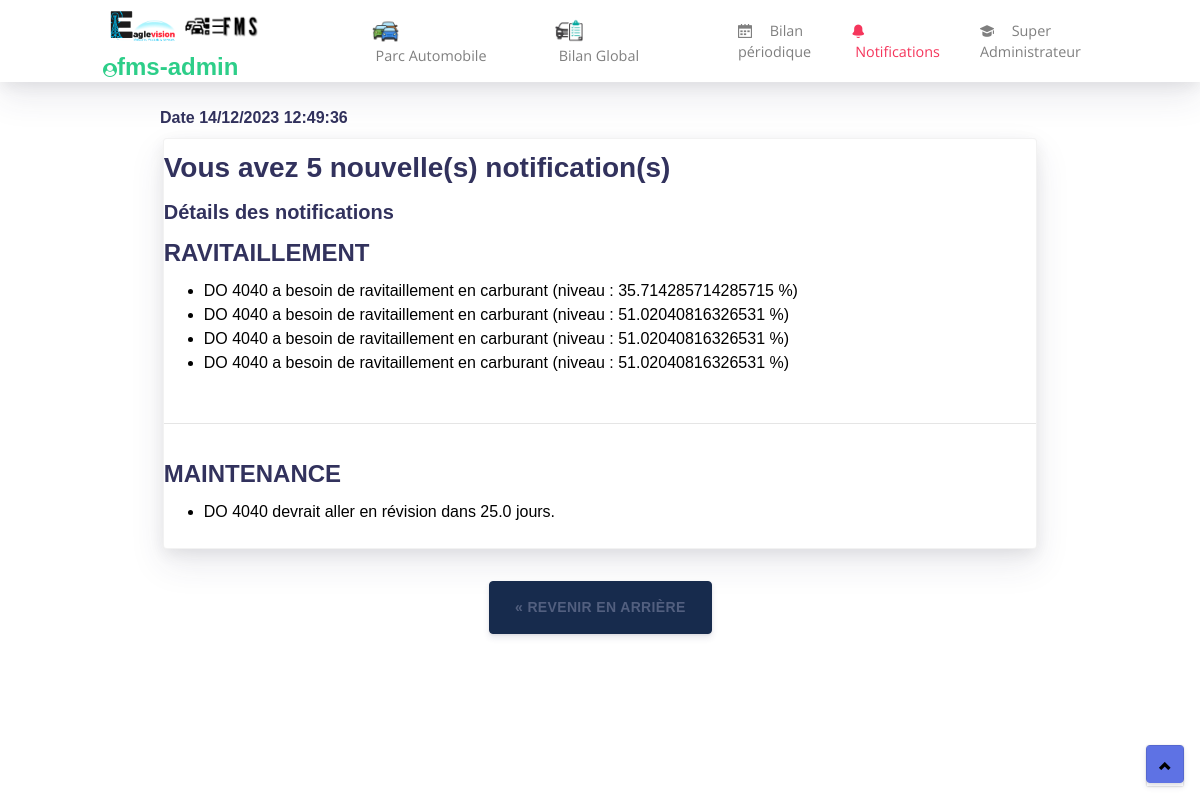
The app's page /notifications/ (signed in) with its own data.
### gestionnaire/models.py (models this page shows, shortened)
class Personne(models.Model):
    nom = models.CharField(max_length=25)
    prenom = models.CharField(max_length=50)
    contact = PhoneNumberField(region='TG')
    grade = models.ForeignKey('Grade', on_delete=models.CASCADE)
    utilisateur = models.OneToOneField(User, on_delete=models.CASCADE, null=True)
    date_creation_personne = models.DateField(default=timezone.now)
    def __str__(self):
        return f"{self.nom} {self.prenom}"

class Grade(models.Model):
    libelle_grade = models.CharField(max_length=50)

class RavitaillementCarburant(models.Model):
    date_rav = models.DateField(auto_now_add=True)
    quantite_rav = models.FloatField(default=0,null=True)
    cout_rav = models.FloatField()
    engin_rav = models.ForeignKey('Engin',on_delete=models.CASCADE)
    fournisseur_carburant = models.ForeignKey('Fournisseur', on_delete=models.CASCADE, null=True)
    carb_dispo = models.FloatField(null=True)
    plein = models.BooleanField(default=False,null=True,blank=True)
    Km_plein = models.FloatField(null=True,blank=True)
    conso = models.FloatField(null=True,blank=True)
    def niveau_carb(self):
        if self.carb_dispo and self.engin_rav.capa_reserv :
            return (float(self.carb_dispo)*100/float(self.engin_rav.capa_reserv))
        else :
            return 0
    def notification_message_ravitaillement(self):
        return f"{self.engin_rav.immatriculation} a besoin de ravitaillement en carburant (niveau : {self.niveau_carb()} %)"

class Engin(models.Model):
    immatriculation = models.CharField(max_length=13)
    couleur = models.CharField(max_length=10)
    modele_engin = models.ForeignKey('Modele',on_delete=models.CASCADE)
    type_engin = models.ForeignKey('TypeEngin',on_delete=models.CASCADE)
    info_engin = models.ForeignKey('InfoEngin', on_delete=models.CASCADE)
    etat_engin = models.ForeignKey('EtatEngin', on_delete=models.CASCADE, null=True)
    fournisseur_engin = models.ForeignKey('Fournisseur', on_delete=models.CASCADE, null=True)
    est_obsolete = models.BooleanField(default=False)
    date_creation = models.DateField(default=timezone.now)
    nja = models.IntegerField(default = 0, null = True)
    vik = models.FloatField(null=True)
    capa_reserv = models.FloatField(default=0, null=True)
    has_notification = models.BooleanField(default=False)

class MaintenanceEngin(models.Model):
    date_maint = models.DateField(auto_now_add=True)
    type_maint = models.ForeignKey('TypeMaintenance', on_delete=models.CASCADE, null=True)
    motif_maint = models.CharField(max_length=500, null=True)
    engin_maint = models.ForeignKey('Engin', on_delete=models.CASCADE)
    cout_maint = models.FloatField(default=0)
    fournisseur_maint = models.ForeignKey('Fournisseur', on_delete=models.CASCADE, null=True)
    Km_vid = models.FloatField(default=0)
    def reviz(self):
        if self.engin_maint.nja is not None:
            return 30 - float(self.engin_maint.nja)
        else:
            return None
    def vid(self):
        if self.type_maint.id == 4:
            if self.engin_maint.nja is not None:
                return 15 - float(self.engin_maint.nja)
            else:
                return None
        else:
            if self.engin_maint.info_engin is not None:
                consommation = float(self.engin_maint.info_engin.consommation)
                if consommation > 0:
                    distance_restante = float(self.engin_maint.info_engin.vidange) - float(self.Km_vid)
                    return distance_restante * consommation / 100
                else:
                    return None
            else:
                return None
    def notification_message_maintenance(self):
        if self.engin_maint.type_engin == 2:
            return f"{self.engin_maint.immatriculation} devrait avoir sa vidange dans {self.vid()} jours."
        else :
            f"{self.engin_maint.immatriculation} devrait avoir sa vidange dans {self.vid()} Km."
        return f"{self.engin_maint.immatriculation} devrait aller en révision dans {self.reviz()} jours."

class TypeMaintenance(models.Model):
    libelle_maint = models.CharField(max_length=30)

class InfoEngin(models.Model):
    info = models.CharField(max_length=30)
    consommation = models.FloatField()
    vidange = models.FloatField()
    revision = models.DurationField()

### administratif/views.py (the view)
# urls.py: path('notifications/', views.notifications, name='notifications'),
def notifications(request):
    personne_id = request.session.get('personne_id')
    if personne_id is not None:
        personne = Personne.objects.get(pk=personne_id)
        request.session['personne_id'] = personne.id
        grade=personne.grade
        grade_id=grade.id
        print(personne)
        print(grade_id)
        engins_avec_notifications = Engin.objects.filter(has_notification=True)
        msgs_notif_rav = RavitaillementCarburant.objects.filter(engin_rav__in=engins_avec_notifications)
        msgs_notif_maint = MaintenanceEngin.objects.filter(engin_maint__in=engins_avec_notifications)
        nb_engin_notif = msgs_notif_maint.count() + msgs_notif_rav.count()
        return render(request, 'notifications.html', {'engins_avec_notifications': engins_avec_notifications,
                                                    'nb_engin_notif':nb_engin_notif,
                                                    'grade_id':grade_id,
                                                    'grade':grade,
                                                    'personne':personne,
                                                    'msgs_notif_rav':msgs_notif_rav,
                                                    'msgs_notif_maint':msgs_notif_maint})
    else:
        return render(request, 'erreur404.html', {'message': 'Session invalide'})

### templates/notifications.html (shortened to what this page needs)
<!DOCTYPE html>
{% extends 'bases/base1.html' %}
{% block contenu %}
<br>
<div class="wrapper">
    <h6 class="justify-content-center pl-9 mb-2"> Date {% now 'd/m/Y H:i:s' %}</h6>
    <div class="row d-sm-flex justify-content-center mb-2">
        <div class="col-lg-100 col-l-9 mb-4 w-75 ">
            <div class="card border-left-info shadow h-100 py-2 mx-4">
                <h3>Vous avez {{nb_engin_notif}} nouvelle(s) notification(s)</h3>
                <div>
                    <h5>Détails des notifications</h5>
                </div>
                <h4>RAVITAILLEMENT</h4>
                <ul>
                    {% for msg in msgs_notif_rav %}
                    <li>{{ msg.notification_message_ravitaillement }}</li>
                    {% endfor %}
                </ul>
                <hr>
                <h4>MAINTENANCE</h4>
                <ul>
                    {% for msg in msgs_notif_maint %}
                    <li>{{ msg.notification_message_maintenance }}</li>
                    {% endfor %}
                </ul>
            </div>
        </div>
    </div>
</div>
{% endblock contenu %}

### templates/bases/base1.html (shortened to what this page needs)
<!DOCTYPE html>
<html lang="en">
{% load static %}
<head>
  <link href="https://use.fontawesome.com/releases/v5.0.6/css/all.css" rel="stylesheet">
  <link href="{% static 'assets/css/nucleo-icons.css' %}" rel="stylesheet" />
  <link href="{% static 'assets/css/nucleo-svg.css' %}" rel="stylesheet" />
  <link href="{% static 'assets/css/font-awesome.css' %}" rel="stylesheet" />
  <link href="{% static 'assets/css/nucleo-svg.css' %}" rel="stylesheet" />
  <link href="{% static 'assets/css/select2.css' %}" rel="stylesheet" />
  <link href="{% static 'assets/css/argon-design-system.css' %}" rel="stylesheet" />
  </head>
<body class="index-page h6" style="color: black;" id="top">
  <nav id="navbar-main"
    class="navbar navbar-main navbar-expand-lg bg-white navbar-light position-sticky top-0 shadow py-0 px--9">
    <div class="container">
      <div class="col-3 px-1 mx-1">
        <div class="row-2">
          <a class="navbar-brand mr-lg-5" href="#" style="width: 70%; height: 25%;">
            <img src="{% static 'assets/images/Logo_EV_final.png' %}" style="width: 45%; height: 25%;">
            <img src="{% static 'assets/img/brand/FMS_logo.png' %}" style="width: 45%; height: 25%;">
          </a>
          <h6 class="h4 text-success font-weight-bold my--1"><i class="fa fa-user-circle"></i>{{ personne.utilisateur.username }}</h6>
        </div>
      </div>
        <ul class="navbar-nav navbar-nav-hover align-items-lg-center">
          <li class="nav-item dropdown">
            <a href="#" class="nav-link" data-toggle="dropdown" role="button">
              <img src="{% static 'assets/images/traffic-jam.png' %}" alt="parc" style="width: 20%;"><br>
              <span class="nav-link-inner--text">Parc Automobile</span>
            </a>
          </li>
          <li class="nav-item dropdown">
            <a href="{% url 'administratif:analyses_glob' %}" class="nav-link" role="button">
              <img src="{% static 'assets/images/auto.png' %}" alt="parc" style="width: 20%;"><br>
              <span class="nav-link-inner--text">Bilan Global</span>
            </a>
          </li>
          <li class="nav-item dropdown">
            <a href="{% url 'administratif:periode_bilan' %}" class="nav-link" role="button">
              <i class="ni ni-calendar-grid-58"></i>
              <span class="nav-link-inner--text">Bilan périodique</span>
            </a>
          </li>
          <li class="nav-item">
            <a href="#" class="nav-link {% if engins_avec_notifications %}text-danger{% endif %}" data-toggle="modal"
              data-target="#notificationModal">
              <i class="ni ni-bell-55 {% if engins_avec_notifications %}text-danger{% endif %}"></i>
              <span class="nav-link-inner--text">Notifications</span>
            </a>
          </li>
          <li class="nav-item dropdown">
            <a href="#" class="nav-link" data-toggle="dropdown" role="button">
              <i class="ni ni-hat-3"></i>
              <span class="nav-link-inner--text"> {{ personne.grade.libelle_grade }} </span>
            </a>
          </li>
        </ul>
      </div>
  </nav>
  {% block contenu %}
  {% endblock contenu %}
  <div class="col">
    <div class="text-center mb-6">
      <button type="button" class="btn btn-default p-1 d-xl-inline ">
        <a class="btn" href="javascript:history.go(-1);">&laquo; Revenir en arrière</a>
      </button>
    </div>
  </div>
  <div class="back-to-top">
    <button class="btn btn-primary btn-icon-only back-to-top" type="button" name="button">
      <a id="backtotop" href="#top"><i class="ni ni-bold-up"></i></a>
    </button>
  </div>
</body>
</html>

### FMS/static/assets/css/select2.css (style rules this page uses)
:root { --blue: #5e72e4; --indigo: #5603ad; --purple: #8965e0; --pink: #f3a4b5; --red: #f5365c; --orange: #fb6340; --yellow: #ffd600; --green: #2dce89; --teal: #11cdef; --cyan: #2bffc6; --white: #fff; --gray: #8898aa; --gray-dark: #32325d; --light: #ced4da; --lighter: #e9ecef; --primary: #5e72e4; --secondary: #f4f5f7; --success: #2dce89; --info: #11cdef; --warning: #fb6340; --danger: #f5365c; --light: #adb5bd; --dark: #212529; --default: #172b4d; --white: #fff; --neutral: #fff; --darker: black; --breakpoint-xs: 0; --breakpoint-sm: 576px; --breakpoint-md: 768px; --breakpoint-lg: 992px; --breakpoint-xl: 1200px; --font-family-sans-serif: -apple-system, BlinkMacSystemFont, "Segoe UI", Roboto, "Helvetica Neue", Arial, "Noto Sans", sans-serif, "Apple Color Emoji", "Segoe UI Emoji", "Segoe UI Symbol", "Noto Color Emoji"; --font-family-monospace: SFMono-Regular, Menlo, Monaco, Consolas, "Liberation Mono", "Courier New", monospace; }

### templates/bases/base1.html (style rules this page uses)
.navbar-nav-hover { position: sticky; z-index: 9999; }
.back-to-top { position: fixed; bottom: 17px; right: 16px; }
#backtotop { display: block; font-size: 20px; color: #000; padding: 5px; border-radius: 0%; box-shadow: 0 0 2px rgba(0, 0, 0, 0.3); }

### records on screen
Personne: utilisateur.username "fms-admin", grade.libelle_grade "Super Administrateur"
RavitaillementCarburant: notification_message_ravitaillement "DO 4040 a besoin de ravitaillement en carburant (niveau : 35.714285714285715 %)"
RavitaillementCarburant: notification_message_ravitaillement "DO 4040 a besoin de ravitaillement en carburant (niveau : 51.02040816326531 %)"
RavitaillementCarburant: notification_message_ravitaillement "DO 4040 a besoin de ravitaillement en carburant (niveau : 51.02040816326531 %)"
RavitaillementCarburant: notification_message_ravitaillement "DO 4040 a besoin de ravitaillement en carburant (niveau : 51.02040816326531 %)"
MaintenanceEngin: notification_message_maintenance "DO 4040 devrait aller en révision dans 25.0 jours."

### other values on screen
{{ nb_engin_notif }} "5"
